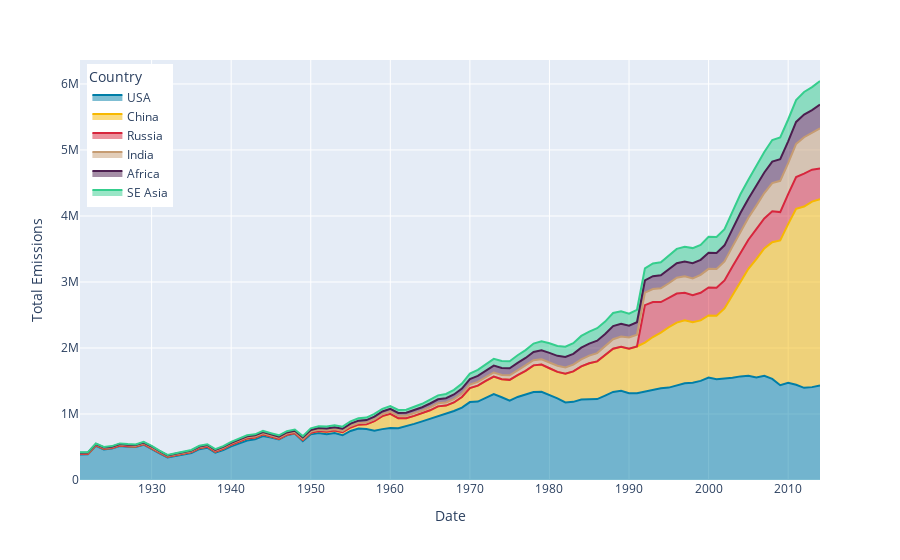

The cell this chart's notebook holds for it:
### Markdown cell above
# **Past of Climate Change**

**Graph 1: Stacked Area chart of total emissions**

### Code cell
#Create stacked area chart

#Add continent and regional data to main country dataframe for aggregation
country_cw = pd.merge(country_df, crosswalk,  how='left', left_on=['Country'], right_on = ['iso_code'])

#Get Africa df by itself and aggregate it
africa = country_cw[country_cw['continent']=='Africa'][['Date', 'CO2_emission_total']]
africa = africa.fillna(0).groupby('Date').sum()
africa['Country'] = 'AFRICA'
africa['Date'] = africa.index
africa = africa.reset_index(drop=True)

#Get southeast asia by itself, aggregate it
se_asia = country_cw[country_cw['continent']=='South-eastern Asia'][['Date', 'CO2_emission_total']]
se_asia = africa.fillna(0).groupby('Date').sum()
se_asia['Country'] = 'SE ASIA'
se_asia['Date'] = se_asia.index
se_asia = se_asia.reset_index(drop=True)

#Define our overarching country list
country_list = ['CHN', 'USA', 'RUS', 'IND', 'AFRICA', 'SE ASIA']
country_name= ['China', 'USA', 'Russia', 'India', 'Africa', 'SE Asia']
colors = ['F7B801', '007EA7', 'D7263D', 'C69C72', '4C1E4F', '35CE8D']


#get subset of df
subset = country_df[ country_df['Country'].isin(country_list)][['Date', 'CO2_emission_total', 'Country']]

#Join africa, asia, and regular tables together
pd.set_option('display.min_rows', 500)
subset = pd.concat([subset, africa, se_asia])
subset = subset[ pd.DatetimeIndex(subset['Date']).month == 1 ] 

#create pivot table to get values of each countries emissions per year
table = pd.pivot_table(subset, values='CO2_emission_total', index=['Date'], columns=['Country'])
table = table.replace( 0, np.nan)
table = table.dropna()


# ---- plot stacked area over time using pivot table --- #

#Drop between 1920-2014
date1 = pd.to_datetime( '1920-01-01'); date2 =pd.to_datetime( '2015-01-01'); 
subset = subset[ (subset['Date']>date1) & (subset['Date'] < date2 )   ]

#Replace ISO codes to names 
subset = subset.replace(to_replace= country_list, 
                                        value=country_name)

#Create color map for countries
col_map = {"China": "#F7B801", "India": "#C69C72", 
           "USA":"#007EA7", "Russia": "#D7263D",
           'Africa':'#4C1E4F', 'SE Asia':'#35CE8D'} 

country_list = ['CHN', 'USA', 'RUS', 'IND', 'AFRICA', 'SE ASIA']
country_name= ['China', 'USA', 'Russia', 'India', 'Africa', 'SE Asia']
colors = ['F7B801', '007EA7', 'D7263D', 'C69C72', '4C1E4F', '35CE8D']

#Plotly Stacked Area plot
fig = px.area( subset, x="Date", y="CO2_emission_total", color="Country", line_group="Country", 
              color_discrete_map = col_map,
              labels=dict( CO2_emission_total ="Total Emissions"),
             category_orders = {'Country': ['USA', 'China', 'Russia', 'India', 'Africa', 'SE Asia']})

#Update legend position
fig.update_layout(legend=dict(
    yanchor="top",
    y=0.99,
    xanchor="left",
    x=0.01
))

fig.show()
